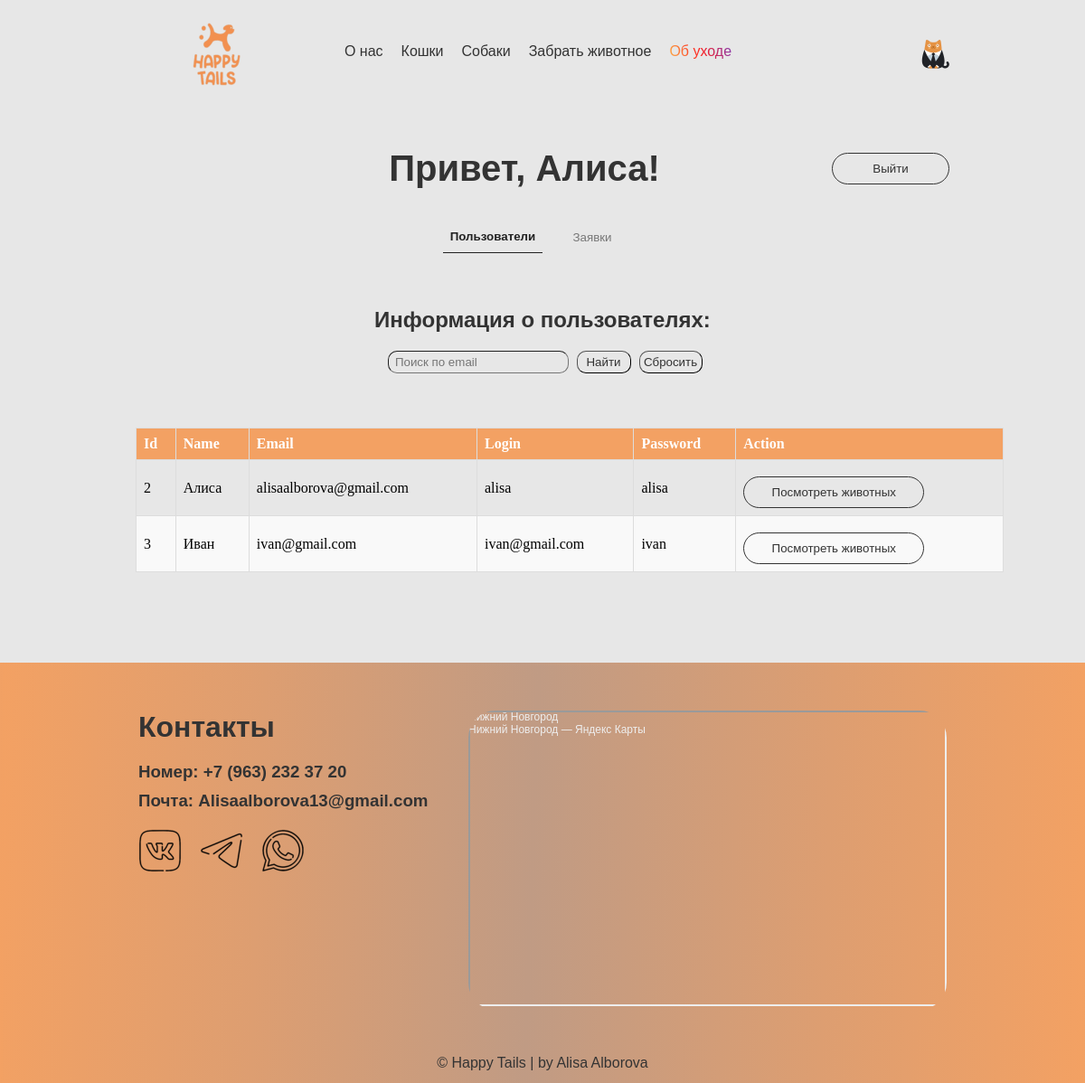
/admin_cabinet (signed in), run on the app's committed database.
### models.py (models this page shows)
class Users(UserMixin, db.Model):
    id = db.Column(db.Integer, primary_key=True)
    name = db.Column(db.String(200), nullable=False)
    surname = db.Column(db.String(200), nullable=False)
    name2 = db.Column(db.String(200))
    number = db.Column(db.String(200), nullable=False)
    email = db.Column(db.String(200), nullable=False)
    login = db.Column(db.String(200), nullable=False)
    password = db.Column(db.String(200), nullable=False)
    role = db.Column(db.Integer, nullable=False)
    orders = db.relationship('Orders', backref='user', lazy=True)

### app.py (the view)
@app.route('/admin_cabinet')
@login_required
def admin_cabinet():
    all_orders = Orders.query.all()
    all_users = Users.query.filter_by(role=0).all()
    users_animals = {}
    for i in range(len(all_users)):
        id_user = all_users[i].id
        users_animals[str(id_user)] = ''
        for j in range(len(all_orders)):
            if all_orders[j].id_user == id_user:
                name_animal = Animals.query.filter_by(id=all_orders[j].id_animal).first()
                users_animals[str(id_user)] += name_animal.name + " "
    return render_template('admin_cabinet.html', name=current_user.name, all_users=all_users,
                           users_animals=users_animals)

### app.py (called while the page is built)
@login_manager.user_loader
def load_user(user_id):
    return Users.query.get(int(user_id))

### templates/admin_cabinet.html (shortened to what this page needs)
{% extends 'base.html' %}
{% block body %}
<div class="main">
    <div class="user_name">
        <h1 class="center">Привет, {{ name }}!</h1>
        <div class="user_button"><a href="/logout"><button>Выйти</button></a></div>
    </div>
    <div class="cats_bar">
        <a href="/admin_cabinet"><button class="cats_bar_cat">Пользователи</button></a>
        <a href="/admin_cabinet_applications"><button class="cats_bar_dog">Заявки</button></a>
    </div>
    <div class="user_content">
        <h2 style="color: #333333;">Информация о пользователях:</h2>
        <form action="/search_user" method="GET" style="margin-top: 20px;">
                <input style="height:25px; width:200px; margin-left: 5px; border-width:1px; border-radius: 10px; background-color: transparent; color: #333333;" type="text" name="email" placeholder="  Поиск по email">
                <button style="height:25px; width:60px; margin-left: 5px; border-width:1px; border-radius: 10px; background-color: transparent; color: #333333;" type="submit">Найти</button>
                <a href="{{url_for('admin_cabinet')}}"><button style="height:25px; width:70px; margin-left: 5px; border-width:1px; border-radius: 10px; background-color: transparent; color: #333333;" type="button">Сбросить</button></a>
        </form>
    </div>
    <table>
        <thead>
            <tr>
                <th>Id</th>
                <th>Name</th>
                <th>Email</th>
                <th>Login</th>
                <th>Password</th>
                <th>Action</th>
            </tr>
        </thead>
        <tbody>
            {% for user in all_users %}
                <tr>
                    <td>{{ user.id }}</td>
                    <td>{{ user.name }}</td>
                    <td>{{ user.email }}</td>
                    <td>{{ user.login }}</td>
                    <td>{{ user.password }}</td>
                    <td>
                        <a href="#" onclick="showSubscriptionDetails('{{ users_animals[user.id|string] }}')">
                            <button class="one_cat_but" style="margin-left:0; margin-right:0; width: 200px;">Посмотреть животных</button>
                        </a>
                    </td>
                </tr>
            {% endfor %}
        </tbody>
    </table>
</div>
{% endblock %}

### static/style.css (style rules this page uses)
* { margin: 0; padding: 0; box-sizing: border-box; }
a { text-decoration: none; color: #000; font-family: 'Montserrat', sans-serif; }
h1, h3, h2,p,button { font-family: 'Montserrat', sans-serif; color: #333333;color: #333333; }
body { background-color: #E7E7E7; height: 100%; width: 100%; max-width: 2000px; margin: 0; padding: 0; }
.main { width: 100%; }
.cats_bar { display: flex; justify-content: center; margin-top: 35px; }
.cats_bar_cat { width: 110px; height: 36px; color: #222222; font-weight: 600; background-color: transparent; border: none; cursor: pointer; border-bottom: 1px solid #222222; }
.cats_bar_dog { width: 110px; height: 36px; color: #777777; background-color: transparent; border: none; cursor: pointer; }
.one_cat_but { width: 130px; height: 35px; color: #333333; border: 1px solid #333333; border-radius: 20px; background-color: transparent; margin-top: 10px; margin-left: 20%; cursor: pointer; }
.user_name { display: flex; align-items: center; justify-content: space-between; margin-top: 50px; font-size: 20px; margin-left: 150px; margin-right: 150px; }
.user_button { margin-left: auto; }
.user_button button { width: 130px; height: 35px; color: #333333; border: 1px solid #333333; border-radius: 20px; background-color: transparent; cursor: pointer; display: block; }
.center { margin-left: 10%; flex: 1; text-align: center; color: #333333; }
.user_content { margin-top: 60px; margin-left: 150px; margin-right: 150px; margin-bottom: 60px; text-align: center; }
table { margin-left: 150px; margin-right: 150px; width: 80%; border-collapse: collapse; margin-top: 30px; margin-bottom: 100px; }
th, td { border: 1px solid #ddd; padding: 8px; text-align: left; }
th { background-color: rgba(243, 161, 99, 1); color: white; }
tr:nth-child(even) { background-color: #f9f9f9; }

### data on the page
Users: name "Алиса", id "2", email "alisaalborova@gmail.com", login "alisa", password "alisa"
Users: id "3", name "Иван", email "ivan@gmail.com", login "ivan@gmail.com", password "ivan"
